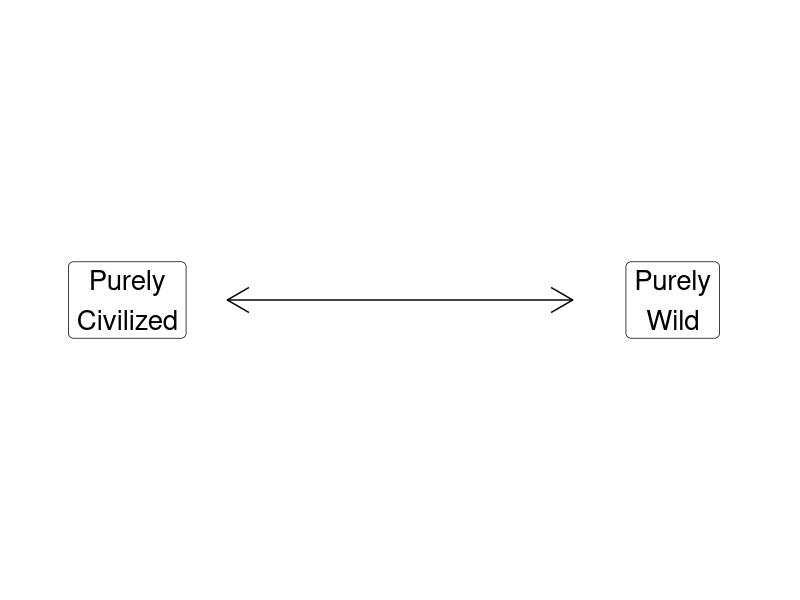
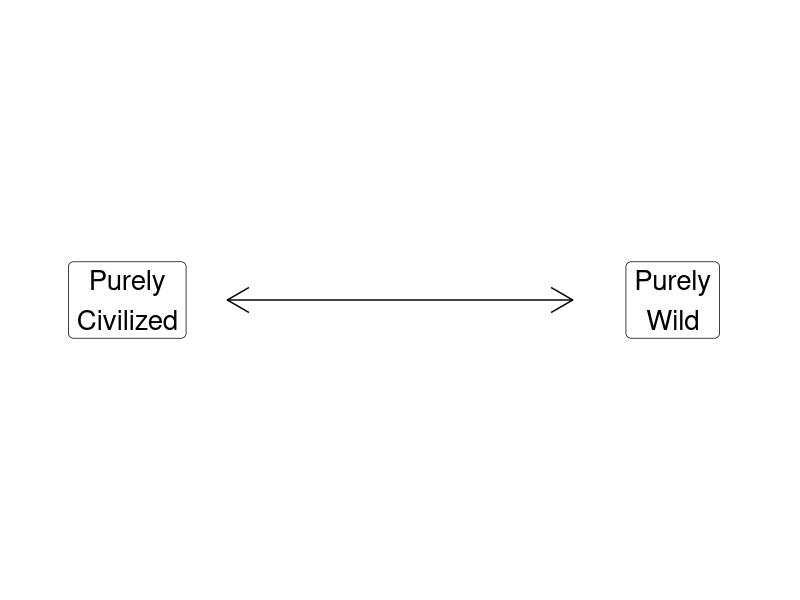
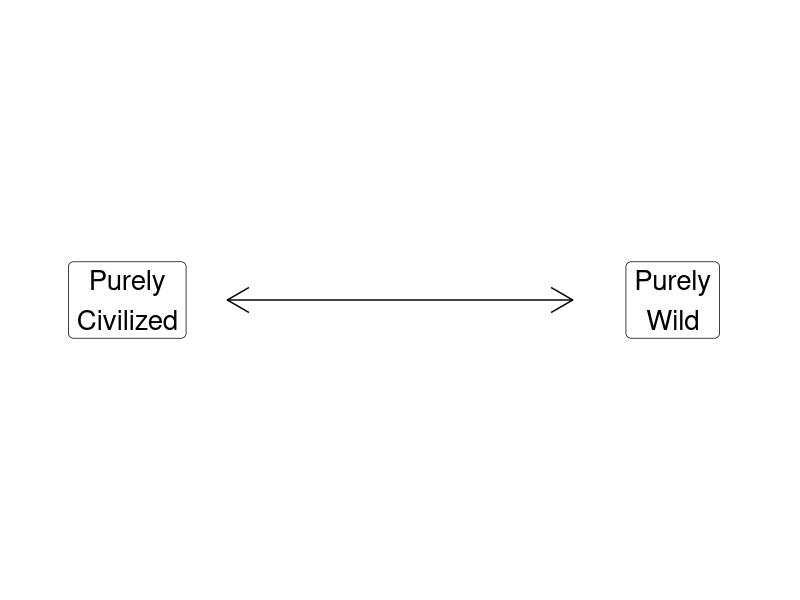
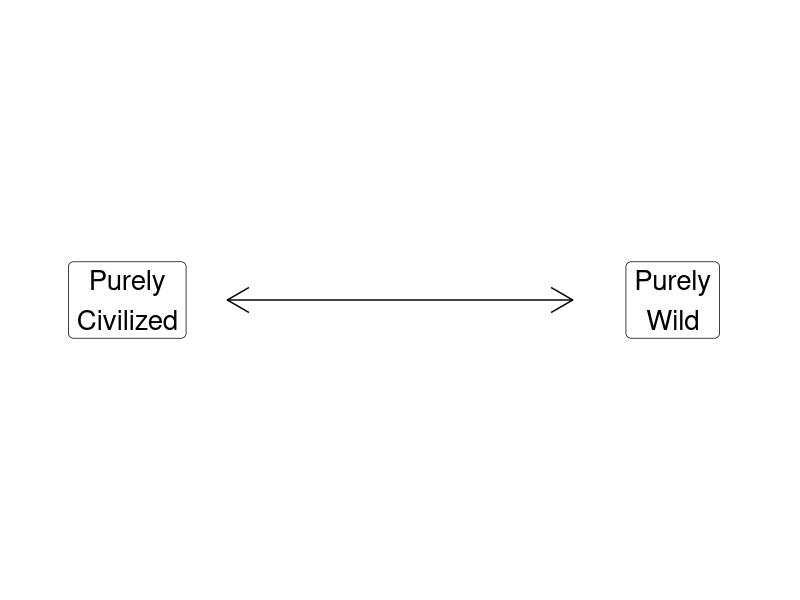

Reproduce these figures in R, in order.
## ---- chunk 1
library(tidyverse)
library(readxl)
library(kableExtra)
## ---- chunk 2
## Manual DAG
d1 <- tibble(
  x = c(-3, 3),
  y = c(1, 1),
  labels = c("Purely\nCivilized", "Purely\nWild")
)

ggplot(data = d1, aes(x = x, y = y)) +
  geom_point(size = 8) +
  theme_void() +
  coord_cartesian(xlim = c(-4, 4)) +
  geom_label(aes(label = labels), size = 7) +
  annotate("segment", x = -1.9, xend = 1.9, y = 1, yend = 1, arrow = arrow(ends = "both"))
## ---- chunk 3
## Manual DAG
d1 <- tibble(
  x = c(-3, 3),
  y = c(1, 1),
  labels = c("Purely\nCivilized", "Purely\nWild")
)

ggplot(data = d1, aes(x = x, y = y)) +
  geom_point(size = 8) +
  theme_void() +
  coord_cartesian(xlim = c(-4, 4)) +
  geom_label(aes(label = labels), size = 7) +
  annotate("segment", x = -1.9, xend = 1.9, y = 1, yend = 1, arrow = arrow(ends = "both"))
## ---- chunk 4
## Manual DAG
d1 <- tibble(
  x = c(-3, 3),
  y = c(1, 1),
  labels = c("Purely\nCivilized", "Purely\nWild")
)

ggplot(data = d1, aes(x = x, y = y)) +
  geom_point(size = 8) +
  theme_void() +
  coord_cartesian(xlim = c(-4, 4)) +
  geom_label(aes(label = labels), size = 7) +
  annotate("segment", x = -1.9, xend = 1.9, y = 1, yend = 1, arrow = arrow(ends = "both"))
## ---- chunk 5
## Manual DAG
d1 <- tibble(
  x = c(-3, 3),
  y = c(1, 1),
  labels = c("Purely\nCivilized", "Purely\nWild")
)

ggplot(data = d1, aes(x = x, y = y)) +
  geom_point(size = 8) +
  theme_void() +
  coord_cartesian(xlim = c(-4, 4)) +
  geom_label(aes(label = labels), size = 7) +
  annotate("segment", x = -1.9, xend = 1.9, y = 1, yend = 1, arrow = arrow(ends = "both"))
